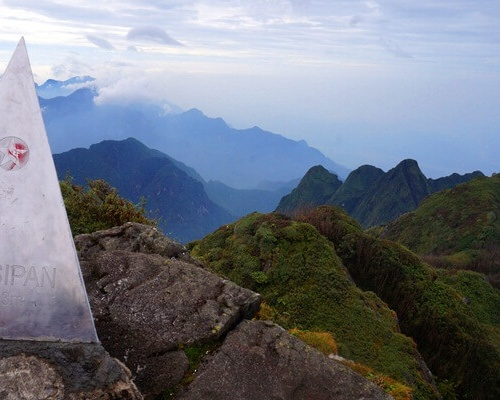
#> input picture Image stitching/images/fansipan/right_fansipan.jpg, 500 x 400 px
$ python traditional_stitching.py
#> lines starting #> are read from the running program, lines starting #| are printed output that depends on the picture
### Image stitching/panorama.py
import numpy as np
import cv2
import imutils


class Stitcher:
    def __init__(self, ratio=0.75, reprojThresh=5.0, final_image=True, rotated=False):
        self.ratio = ratio
        self.reprojThresh = reprojThresh
        self.final_image = final_image
        self.rotated = rotated

    def stitch(self, imageA, imageB):
        (kptsA, descA) = self.detectAndDescribe(imageA)
        (kptsB, descB) = self.detectAndDescribe(imageB)

        M = self.matchKeypoints(descA, descB, kptsA, kptsB)

        if M is None:
            return None

        H = M
        if self.rotated:
            stitched_image = cv2.warpPerspective(imageA, H, (imageA.shape[1] + imageB.shape[1], imageA.shape[0]
                                                             + imageB.shape[0]))
        else:
            stitched_image = cv2.warpPerspective(
                imageA, H, (imageA.shape[1] + imageB.shape[1], imageA.shape[0]))

        if self.final_image:
            stitched_image[0:imageB.shape[0], 0:imageB.shape[1]] = imageB

        return stitched_image

    def detectAndDescribe(self, image):
        gray = cv2.cvtColor(image, cv2.COLOR_BGR2GRAY)
        sift = cv2.SIFT_create()
        (kpts, descs) = sift.detectAndCompute(gray, None)

        return [keypoint.pt for keypoint in kpts], descs

    def matchKeypoints(self, descA, descB, kptsA, kptsB):
        matcher = cv2.BFMatcher()
        matches = matcher.knnMatch(descA, descB, k=2)

        good = []
        for first, second in matches:
            if first.distance < self.ratio * second.distance:
                good.append((first.queryIdx, first.trainIdx))

        if len(good) > 4:
            ptsA, ptsB = [], []

            for src, desc in good:
                ptsA.append(kptsA[src])
                ptsB.append(kptsB[desc])

            H, _ = cv2.findHomography(np.float32(ptsA), np.float32(
                ptsB), cv2.RANSAC, self.reprojThresh)

            return H

        return None

### Image stitching/traditional_stitching.py
import cv2
import imutils
import numpy as np
from panorama import Stitcher

img1 = cv2.imread('images/fansipan/right_fansipan.jpg')
#> img1 is the input picture: shape (400, 500, 3); mean B, G, R 128.6, 117.9, 112.4
img2 = cv2.imread('images/fansipan/left_fansipan.jpg')
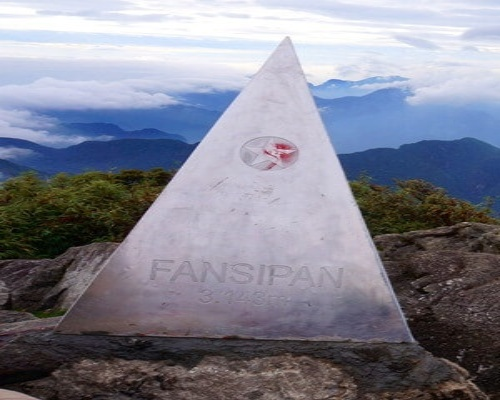
#> input picture Image stitching/images/fansipan/left_fansipan.jpg, 500 x 400 px
#> img2 is the input picture: shape (400, 500, 3); mean B, G, R 143.8, 130.3, 129.4

stitcher = Stitcher()
result = stitcher.stitch(img1, img2)
#> in detectAndDescribe, `gray = cv2.cvtColor(image, cv2.COLOR_BGR2GRAY)`:
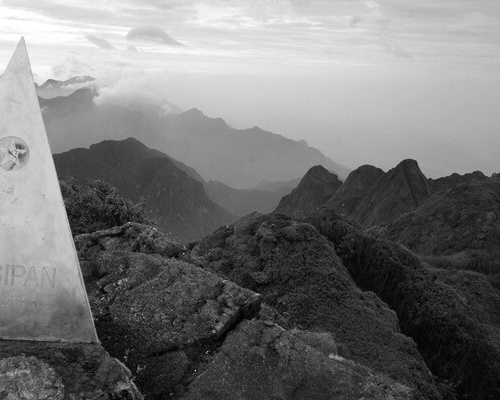
#> gray: shape (400, 500); min 0, max 255, mean 117.5
#> in detectAndDescribe, `(kpts, descs) = sift.detectAndCompute(gray, None)`: kpts = 497 keypoints; strongest (x, y, size): (113, 183, 80.8), (214, 331, 2.1), (19, 146, 4.3), (408, 167, 12.5)
#> in stitch, `(kptsA, descA) = self.detectAndDescribe(imageA)`: kptsA = 497 pairs, first value 3.04 to 489.8, second value 35.58 to 396.3
#> in detectAndDescribe (call 2), `gray = cv2.cvtColor(image, cv2.COLOR_BGR2GRAY)`:
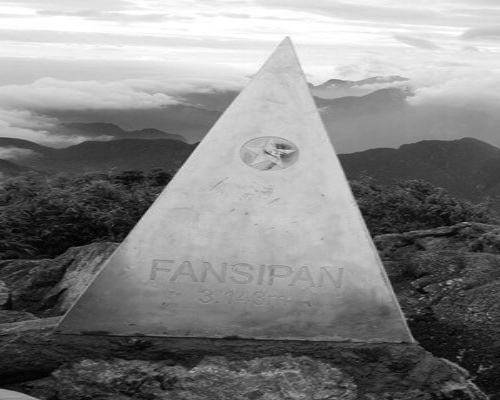
#> gray: shape (400, 500); min 0, max 255, mean 131.6
#> in detectAndDescribe (call 2), `(kpts, descs) = sift.detectAndCompute(gray, None)`: kpts = 749 keypoints; strongest (x, y, size): (129, 157, 78.8), (163, 179, 10.7), (449, 282, 3.3), (197, 144, 2.6)
#> in stitch, `(kptsB, descB) = self.detectAndDescribe(imageB)`: kptsB = 749 pairs, first value 2.51 to 494.3, second value 37.43 to 396.6
#> in matchKeypoints, `matches = matcher.knnMatch(descA, descB, k=2)`: matches = 497 matches
#> after the loop in matchKeypoints, `for first, second in matches:`: good = 80 pairs, first value 2 to 475, second value 204 to 747
#> the loop in matchKeypoints, `for src, desc in good:` made 80 passes
#> (src, desc) on passes 1 to 12: (2, 351), (3, 352), (4, 353), (6, 358), (7, 361), (11, 369), (13, 371), (22, 386), (23, 387), (26, 405), (28, 406), (30, 415)
#> after the loop in matchKeypoints, `for src, desc in good:`: ptsA = 80 pairs, first value 5.89 to 447.7, second value 48.15 to 395.3; ptsB = 80 pairs, first value 123.5 to 492.4, second value 48.51 to 395.1
#> in matchKeypoints, `H, _ = cv2.findHomography(np.float32(ptsA), np.float32( ptsB), cv2.RAN..`: H = [[1.64, 0.00212, 249.8], [-0.0178, 0.997, 1.49], [-4.95e-05, 1.32e-06, 1]]
#> in stitch, `M = self.matchKeypoints(descA, descB, kptsA, kptsB)`: M has the same summary as H in matchKeypoints
#> in stitch, `stitched_image = cv2.warpPerspective( imageA, H, (imageA.shape[1] + im..`:
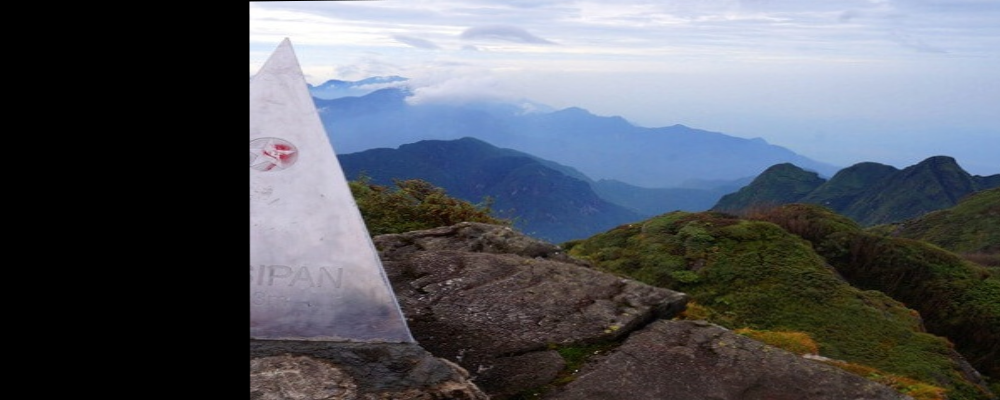
#> stitched_image: shape (400, 1000, 3); mean B, G, R 97.8, 89.7, 85.9
#> in stitch, `stitched_image[0:imageB.shape[0], 0:imageB.shape[1]] = imageB`:
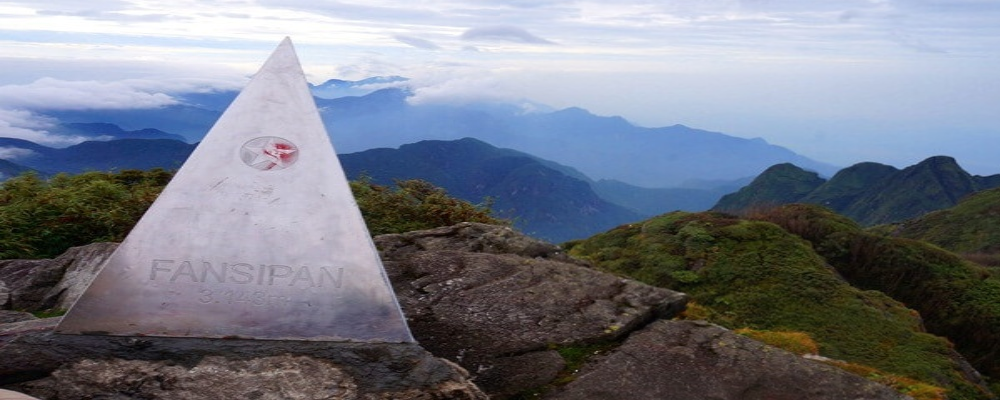
#> stitched_image: shape (400, 1000, 3); mean B, G, R 132.8, 121.5, 117.5

cv2.imshow('stitched', result)
cv2.waitKey(0)
